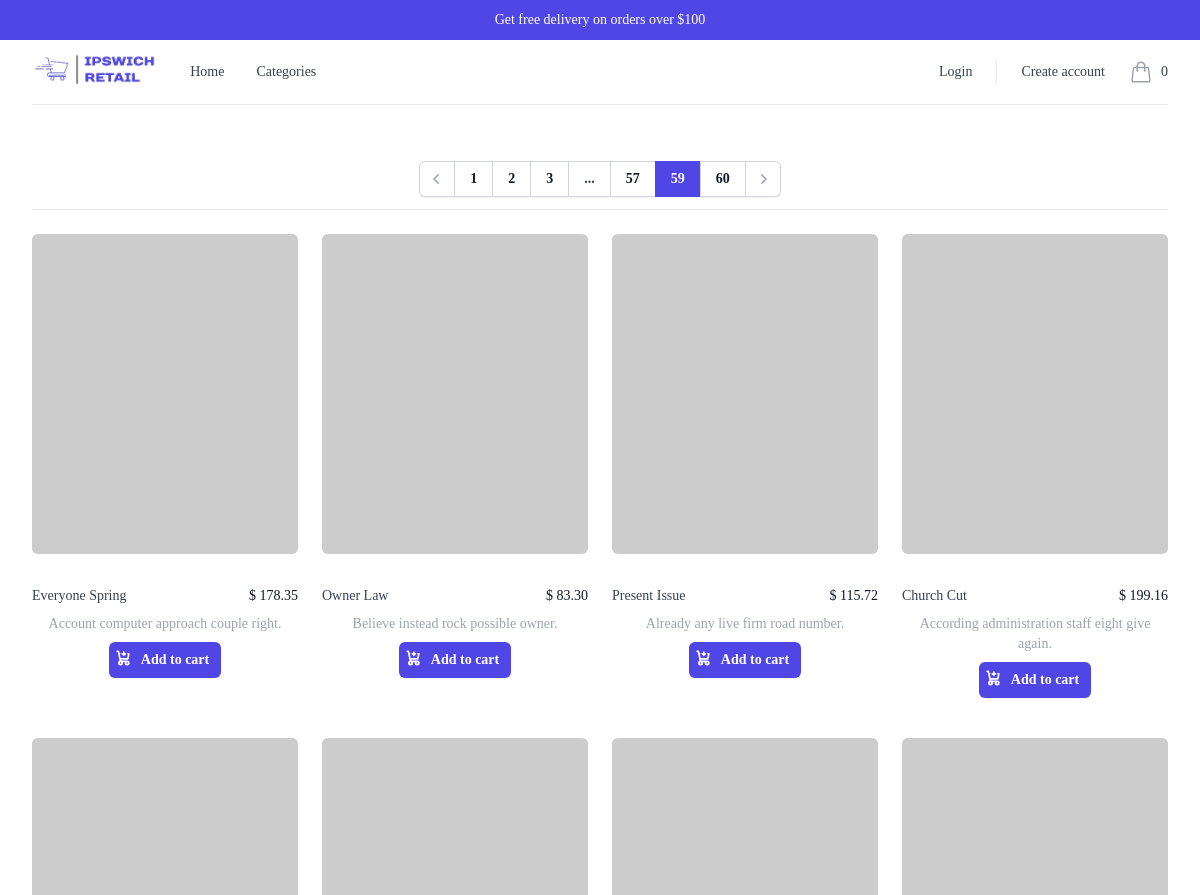
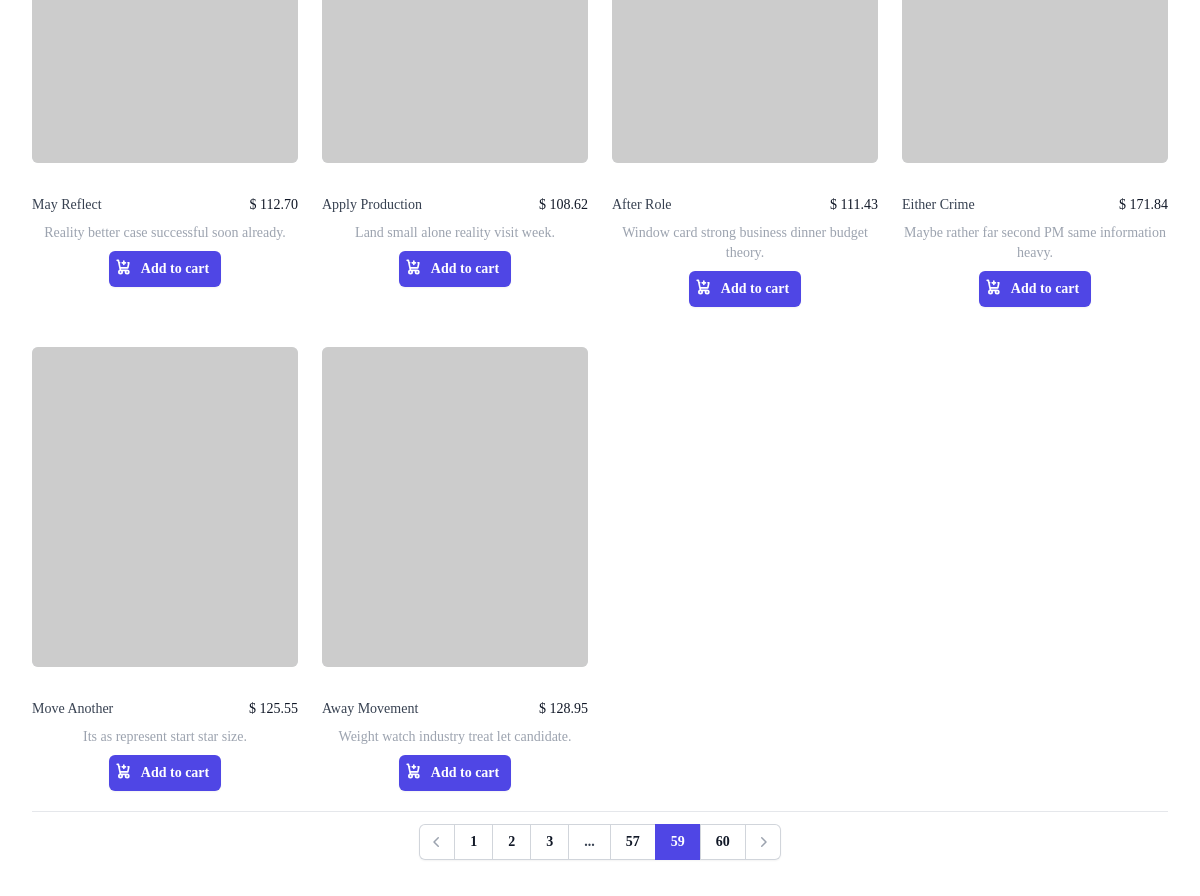
/?page=59, run on the app's committed database (2 pictures, top to bottom).
### shop/models.py (models this page shows, shortened)
class Product(models.Model):
    name = models.CharField(max_length=100)
    description = models.TextField()
    price = models.DecimalField(max_digits=10, decimal_places=2)
    image = models.ImageField(upload_to='products/')
    category = models.ForeignKey(Category, on_delete=models.SET_NULL, null=True, blank=True)
    stock = models.PositiveIntegerField(default=0)

### shop/views.py (the view)
# urls.py: path('', views.product_list, name='product_list'),
def product_list(request):
    products = Product.objects.all().order_by('id')
    paginator = Paginator(products, 10)
    page_number = request.GET.get('page')
    page_obj = paginator.get_page(page_number)
    return render(request, 'shop/product_list.html', {
        'page_obj': page_obj,
        'paginator': paginator,
    })

### shop/context_processors.py (called while the page is built)
def cart_total_items(request):
    total_items = 0
    if request.user.is_authenticated:
        cart = Cart.objects.filter(user=request.user).first()
        if cart:
            total_items = sum([item.quantity for item in cart.cartitem_set.all()])
    else:
        cart = request.session.get('cart', {})
        total_items = sum(item['quantity'] for item in cart.values())
    return {'total_items_in_cart': total_items}

### theme/templates/shop/product_list.html (shortened to what this page needs)
{% extends '../base.html' %}
{% block content %}
    <div class="mx-auto max-w-2xl px-4 py-4 sm:px-6 sm:py-6 lg:max-w-7xl lg:px-8">
      {% include '../components/paginations/top-pagination.html' %}
      {% include '../components/products/products.html' %}
      {% include '../components/paginations/bottom-pagination.html' %}
    </div>
{%  endblock %}

### theme/templates/components/products/products.html (shortened to what this page needs)
<div class="mt-6 grid grid-cols-1 gap-x-6 gap-y-10 sm:grid-cols-2 lg:grid-cols-4 xl:gap-x-8">
  {% for product in page_obj %}
    <div class="group relative">
      <div class="aspect-h-1 aspect-w-1 w-full overflow-hidden rounded-md bg-gray-200 lg:aspect-none group-hover:opacity-75 lg:h-80">
        <a href="{% url 'product_detail' product.id %}">
          <img src="{{ product.image }}" alt="{{ product.name }}" class="size-full object-cover object-center lg:size-full" />
        </a>
      </div>
      <div class="mt-4 flex justify-center flex-col w-full items-center gap-2">
        <div class="mt-4 flex justify-between min-w-full">
          <div>
            <h3 class="text-sm text-gray-700">
              <a href="{% url 'product_detail' product.id %}">
                <span aria-hidden="true" class="absolute inset-0"></span>
                {{ product.name }}
              </a>
            </h3>
          </div>
          <div>
            <p class="text-sm font-medium text-gray-900">
              $ {{ product.price }}
            </p>
          </div>
        </div>
        <p class="text-sm font-medium text-gray-400 text-center">
          {{ product.description }}
        </p>
        <form action="{% url 'add_to_cart' product.id %}" method="post">
          <div class="z-100 relative bottom-0">
            <button
              type="submit"
              class="flex w-full justify-center rounded-md bg-indigo-600 px-3 py-1.5 text-sm/6 font-semibold text-white shadow-sm hover:bg-indigo-500 focus-visible:outline focus-visible:outline-2 focus-visible:outline-offset-2 focus-visible:outline-indigo-600"
              >
              Add to cart
            </button>
          </div>
        </form>
      </div>
    </div>
  {% endfor %}
</div>

### data on the page
Product: name "Everyone Spring", price "178.35", description "Account computer approach couple right."
Product: name "Owner Law", price "83.30", description "Believe instead rock possible owner."
Product: name "Present Issue", price "115.72", description "Already any live firm road number."
Product: name "Church Cut", price "199.16", description "According administration staff eight give again."
Product: name "May Reflect", price "112.70", description "Reality better case successful soon already."
Product: name "Apply Production", price "108.62", description "Land small alone reality visit week."
Product: name "After Role", price "111.43", description "Window card strong business dinner budget theory."
Product: name "Either Crime", price "171.84", description "Maybe rather far second PM same information heavy."
Product: name "Move Another", price "125.55", description "Its as represent start star size."
Product: name "Away Movement", price "128.95", description "Weight watch industry treat let candidate."

### other printed values
{{ total_items_in_cart }} "0"
{{ page_num }} "1" "2" "3"
{{ page_num }} "57"
{{ page_num }} "59" "60"
